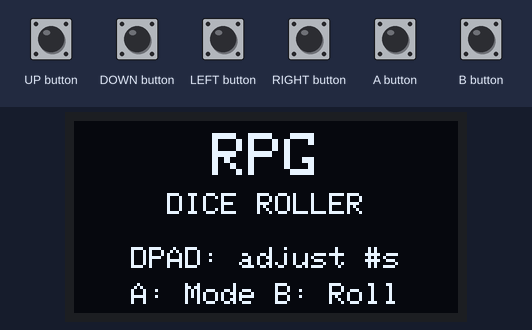
This sketch was run on a simulated Arduboy, built with avr-gcc and run on an emulated ATmega32U4. Parts: 128×64 one-colour display. The inputs (shaded band) are chosen by the test bench. Random numbers use the default seed unless the sketch sets one.

Above: at 1.2 s.
1.3 s: A button pressed for 0.15 s
At 2.2 s:
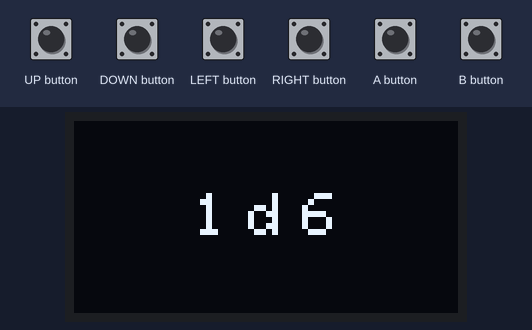
2.9 s: B button pressed for 0.15 s
At 4.7 s:
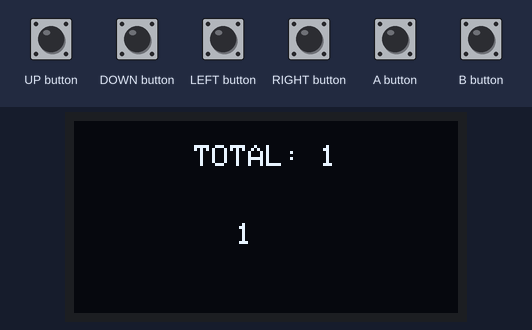
5.4 s: A button pressed for 1 s
At 5.9 s:
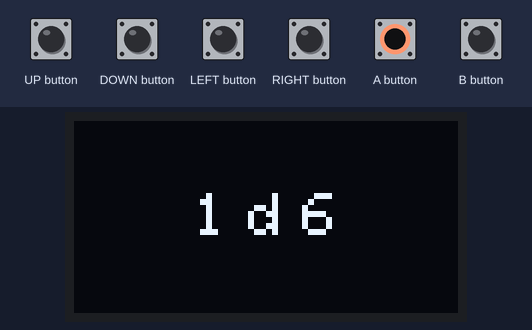
7.9 s: A button pressed for 0.15 s
At 9.1 s:
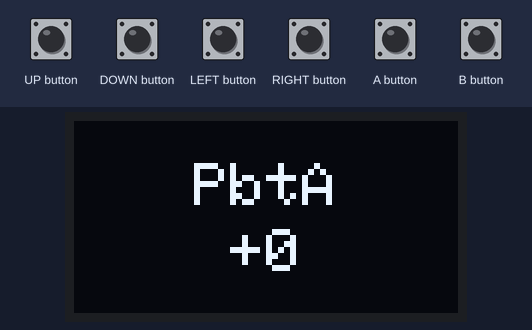
9.5 s: DOWN button pressed for 0.15 s
At 10.6 s:
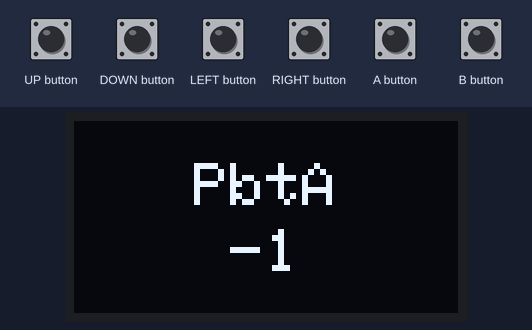
11.1 s: B button pressed for 1 s
At 12.5 s:
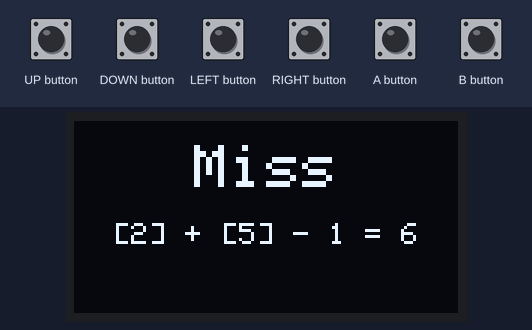
Timing chart, 0 to 14.1 s (numbered marks = the images above; inputs shaded):
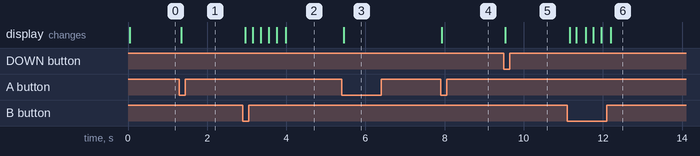

The sketch:

rpgdiceroller.ino
```cpp
// (licence header left out)
#include <Arduboy2.h>

Arduboy2 arduboy;

enum AppScreen {
  SCREEN_START,
  SCREEN_INPUT,
  SCREEN_TRANSITION,
  SCREEN_RESULTS
};

enum RollMode {
  MODE_DICE,
  MODE_PBTA,
  MODE_IRONSWORN
};

enum HitResult {
  HIT_MISS,
  HIT_WEAK,
  HIT_STRONG
};

const uint8_t SCREEN_W = 128;
const uint8_t SCREEN_H = 64;

const uint8_t CHAR_W = 6;
const uint8_t CHAR_H = 8;

const uint8_t DICE_SIDES[] = {4, 6, 8, 10, 12, 20, 100};
const uint8_t DICE_SIDE_COUNT = sizeof(DICE_SIDES) / sizeof(DICE_SIDES[0]);

AppScreen screen = SCREEN_START;
RollMode mode = MODE_DICE;

uint8_t diceCount = 1;
uint8_t diceSideIndex = 1; // default d6
int8_t modifier = 0;

uint8_t diceResults[20];
uint16_t diceTotal = 0;

uint8_t rollA = 0;
uint8_t rollB = 0;
uint8_t rollC = 0;
int16_t rollSum = 0;
HitResult hitResult = HIT_MISS;
bool match = false;

uint32_t transitionStartMs = 0;
uint8_t transitionDots = 0;

void setup() {
  arduboy.begin();
  arduboy.setFrameRate(30);
  arduboy.initRandomSeed();
}

void loop() {
  if (!arduboy.nextFrame()) {
    return;
  }

  arduboy.pollButtons();

  arduboy.clear();

  switch (screen) {
    case SCREEN_START:
      updateStart();
      drawStart();
      break;

    case SCREEN_INPUT:
      updateInput();
      drawInput();
      break;

    case SCREEN_TRANSITION:
      updateTransition();
      drawTransition();
      break;

    case SCREEN_RESULTS:
      updateResults();
      drawResults();
      break;
  }

  arduboy.display();
}

void updateStart() {
  if (arduboy.justPressed(A_BUTTON) || arduboy.justPressed(B_BUTTON)) {
    screen = SCREEN_INPUT;
  }
}

void updateInput() {
  if (arduboy.justPressed(A_BUTTON)) {
    mode = (RollMode)((mode + 1) % 3);
    modifier = 0;
  }

  if (arduboy.justPressed(B_BUTTON)) {
    doRoll();
    screen = SCREEN_TRANSITION;
    transitionStartMs = millis();
    transitionDots = 0;
    return;
  }

  if (mode == MODE_DICE) {
    if (arduboy.justPressed(UP_BUTTON) && diceCount < 20) {
      diceCount++;
    }

    if (arduboy.justPressed(DOWN_BUTTON) && diceCount > 1) {
      diceCount--;
    }

    if (arduboy.justPressed(RIGHT_BUTTON) && diceSideIndex < DICE_SIDE_COUNT - 1) {
      diceSideIndex++;
    }

    if (arduboy.justPressed(LEFT_BUTTON) && diceSideIndex > 0) {
      diceSideIndex--;
    }
  } else {
    if (arduboy.justPressed(UP_BUTTON) && modifier < 10) {
      modifier++;
    }

    if (arduboy.justPressed(DOWN_BUTTON) && modifier > -10) {
      modifier--;
    }

    if (arduboy.justPressed(RIGHT_BUTTON) && modifier < 10) {
      modifier++;
    }

    if (arduboy.justPressed(LEFT_BUTTON) && modifier > -10) {
      modifier--;
    }
  }
}

void updateTransition() {
  uint32_t elapsed = millis() - transitionStartMs;

  transitionDots = elapsed / 200;
  if (transitionDots > 4) {
    transitionDots = 4;
  }

  if (arduboy.justPressed(A_BUTTON) || arduboy.justPressed(B_BUTTON) || elapsed >= 1000) {
    screen = SCREEN_RESULTS;
  }
}

void updateResults() {
  if (arduboy.justPressed(A_BUTTON) || arduboy.justPressed(B_BUTTON)) {
    /*
    if (mode == MODE_PBTA || mode == MODE_IRONSWORN) {
      modifier = 0;
    }
    */

    screen = SCREEN_INPUT;
  }
}

void doRoll() {
  diceTotal = 0;
  rollA = 0;
  rollB = 0;
  rollC = 0;
  rollSum = 0;
  match = false;
  hitResult = HIT_MISS;

  if (mode == MODE_DICE) {
    uint8_t sides = DICE_SIDES[diceSideIndex];

    for (uint8_t i = 0; i < diceCount; i++) {
      diceResults[i] = random(1, sides + 1);
      diceTotal += diceResults[i];
    }
  } else if (mode == MODE_PBTA) {
    rollA = random(1, 7);
    rollB = random(1, 7);
    rollSum = rollA + rollB + modifier;

    match = (rollA == rollB);

    if (rollSum <= 6) {
      hitResult = HIT_MISS;
    } else if (rollSum <= 9) {
      hitResult = HIT_WEAK;
    } else {
      hitResult = HIT_STRONG;
    }
  } else if (mode == MODE_IRONSWORN) {
    rollA = random(1, 7);   // action die
    rollB = random(1, 11);  // challenge die
    rollC = random(1, 11);  // challenge die

    if (rollB > rollC) {
      uint8_t tmp = rollB;
      rollB = rollC;
      rollC = tmp;
    }

    rollSum = rollA + modifier;
    match = (rollB == rollC);

    uint8_t successes = 0;
    if (rollSum > rollB) successes++;
    if (rollSum > rollC) successes++;

    if (successes == 0) {
      hitResult = HIT_MISS;
    } else if (successes == 1) {
      hitResult = HIT_WEAK;
    } else {
      hitResult = HIT_STRONG;
    }
  }
}

void drawStart() {
  arduboy.setTextColor(WHITE);

  arduboy.setTextSize(2);
  drawCenteredText("RPG", 4, 2);

  arduboy.setTextSize(1);
  drawCenteredText("DICE ROLLER", 24, 1);
  drawCenteredText("DPAD: adjust #s", 42, 1);
  drawCenteredText("A: Mode B: Roll", 54, 1);
}

void drawInput() {
  if (mode == MODE_DICE) {
    drawDiceInput();
  } else if (mode == MODE_PBTA) {
    drawModifierInput("PbtA");
  } else {
    drawModifierInput("Ironsworn");
  }
}

void drawDiceInput() {
  arduboy.setTextSize(2);
  arduboy.setTextColor(WHITE);

  const int16_t centerX = 64;
  const int16_t y = 24;

  char leftBuf[4];
  char rightBuf[5];

  snprintf(leftBuf, sizeof(leftBuf), "%2u", diceCount);
  snprintf(rightBuf, sizeof(rightBuf), "%u", DICE_SIDES[diceSideIndex]);

  // 2x font: 12px wide, 16px high.
  // Keep the "d" fixed around screen center.
  int16_t dX = centerX - 6;
  int16_t leftX = dX - 6 - (2 * CHAR_W * 2);
  int16_t rightX = dX + (CHAR_W * 2) + 6;

  arduboy.setCursor(leftX, y);
  arduboy.print(leftBuf);

  arduboy.setCursor(dX, y);
  arduboy.print("d");

  arduboy.setCursor(rightX, y);
  arduboy.print(rightBuf);
}

void drawModifierInput(const char* name) {
  arduboy.setTextSize(2);
  arduboy.setTextColor(WHITE);

  drawCenteredText(name, 14, 2);

  char modBuf[5];
  formatModifier(modifier, modBuf, sizeof(modBuf));
  drawCenteredText(modBuf, 36, 2);
}

void drawTransition() {
  arduboy.setTextSize(1);
  arduboy.setTextColor(WHITE);

  char buf[16];
  strcpy(buf, "rolling");

  for (uint8_t i = 0; i < transitionDots; i++) {
    strcat(buf, ".");
  }

  const int16_t maxTextW = strlen("rolling....") * CHAR_W;
  arduboy.setCursor((SCREEN_W - maxTextW) / 2, 28);
  arduboy.print(buf);
}

void drawResults() {
  if (mode == MODE_DICE) {
    drawDiceResults();
  } else {
    drawGameResults();
  }
}

void drawDiceResults() {
  arduboy.setTextSize(1);
  arduboy.setTextColor(WHITE);

  char totalBuf[18];
  snprintf(totalBuf, sizeof(totalBuf), "TOTAL: %u", diceTotal);
  drawCenteredText(totalBuf, 8, 1);

  const uint8_t maxCols = 5;
  const uint8_t maxRows = 4;
  const uint8_t usedRows = (diceCount + maxCols - 1) / maxCols;
  const uint8_t topPadRows = (maxRows - usedRows) / 2;
  const int16_t startX = 6;
  const int16_t startY = 24;
  const uint8_t cellW = 24; // 4 chars * 6 px
  const uint8_t rowH = 10;
  uint8_t resultIndex = 0;

  for (uint8_t row = 0; row < usedRows; row++) {
    uint8_t remainingResults = diceCount - resultIndex;
    uint8_t remainingRows = usedRows - row;
    uint8_t rowCount = (remainingResults + remainingRows - 1) / remainingRows;
    uint8_t leftPadCols = (maxCols - rowCount + 1) / 2;

    for (uint8_t col = 0; col < rowCount; col++) {
      char buf[5];
      snprintf(buf, sizeof(buf), "%u", diceResults[resultIndex]);

      arduboy.setCursor(startX + (leftPadCols + col) * cellW, startY + (topPadRows + row) * rowH);
      arduboy.print(buf);

      resultIndex++;
    }
  }
}

void drawGameResults() {
  const char* resultText = getHitResultText();

  arduboy.setTextColor(WHITE);

  arduboy.setTextSize(2);
  drawCenteredText(resultText, 8, 2);

  arduboy.setTextSize(1);

  char diceBuf[28];

  if (mode == MODE_PBTA) {
    char modOp = '+';
    uint8_t modAmount = modifier;

    if (modifier < 0) {
      modOp = '-';
      modAmount = -modifier;
    }

    snprintf(
      diceBuf,
      sizeof(diceBuf),
      "[%u] + [%u] %c %u = %d",
      rollA,
      rollB,
      modOp,
      modAmount,
      rollSum
    );
  } else {
    char modOp = '+';
    uint8_t modAmount = modifier;

    if (modifier < 0) {
      modOp = '-';
      modAmount = -modifier;
    }

    snprintf(
      diceBuf,
      sizeof(diceBuf),
      "[%u] %c %u = %d VS %u, %u",
      rollA,
      modOp,
      modAmount,
      rollSum,
      rollB,
      rollC
    );
  }

  drawCenteredText(diceBuf, 34, 1);

  if (match) {
    drawCenteredText("MATCH", 48, 1);
  }
}

const char* getHitResultText() {
  switch (hitResult) {
    case HIT_MISS:
      return "Miss";

    case HIT_WEAK:
      return "Weak Hit";

    case HIT_STRONG:
      return "Strong Hit";
  }

  return "";
}

void formatModifier(int8_t mod, char* buf, size_t bufSize) {
  if (mod >= 0) {
    snprintf(buf, bufSize, "+%d", mod);
  } else {
    snprintf(buf, bufSize, "%d", mod);
  }
}

void drawCenteredText(const char* text, int16_t y, uint8_t textSize) {
  int16_t textW = strlen(text) * CHAR_W * textSize;
  int16_t x = (SCREEN_W - textW) / 2;

  if (x < 0) {
    x = 0;
  }

  arduboy.setCursor(x, y);
  arduboy.print(text);
}
```

Measured:
- after the input at 1.3 s, the display: changes at once (image 1)
- after the input at 2.9 s, the display: first changes after 0.06 s (image 2 shows a later state)
- after the input at 5.4 s, the display: changes after 0.05 s (image 3)
- after the input at 7.9 s, the display: changes at once (image 4)
- after the input at 9.5 s, the display: changes at once (image 5)
- after the input at 11.1 s, the display: first changes after 0.06 s (image 6 shows a later state)
